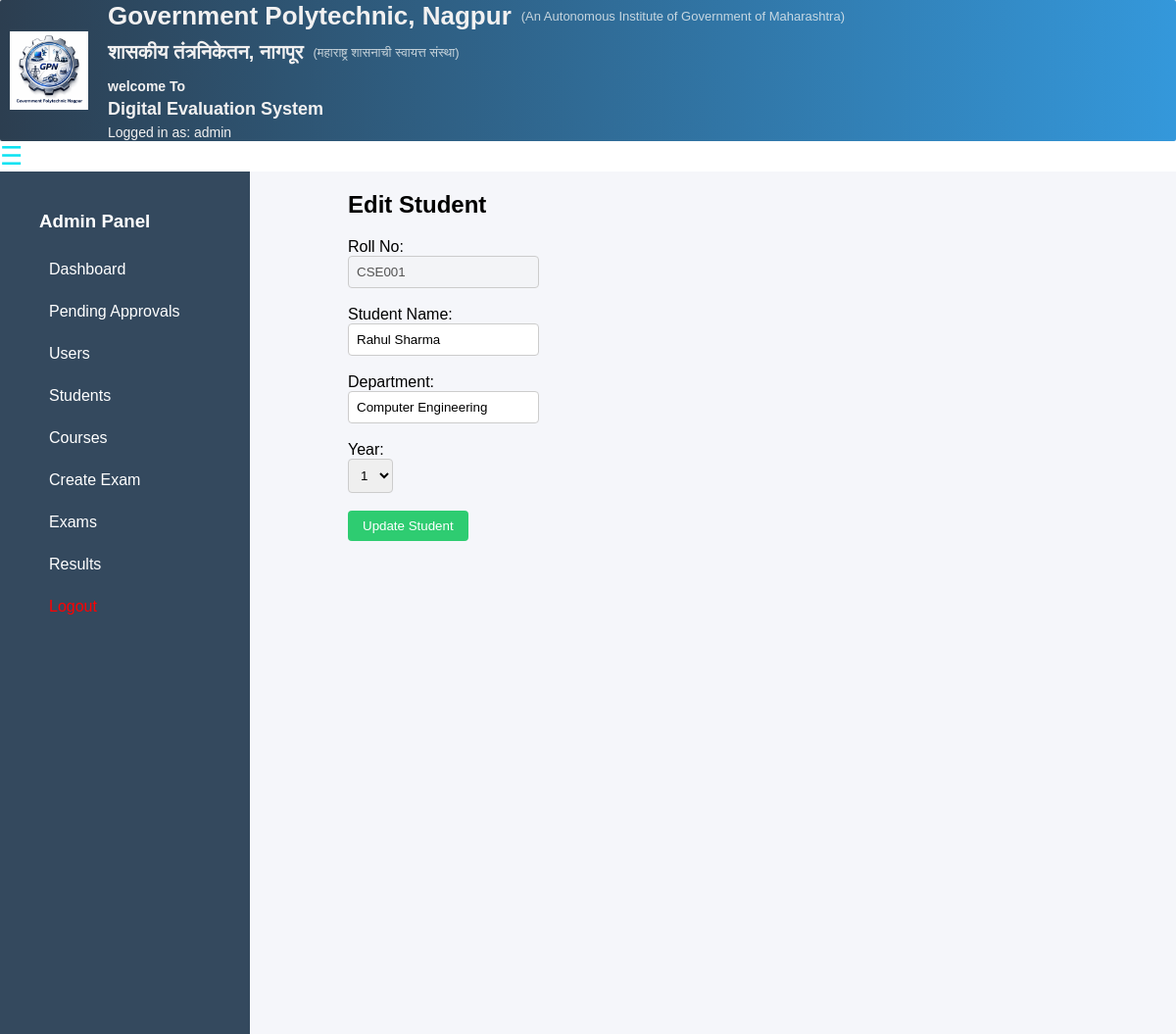
The app's page /edit_student/1 (signed in) with its own data.
### tables this page shows
CREATE TABLE students (
id INTEGER PRIMARY KEY AUTOINCREMENT,
roll_no TEXT UNIQUE,
student_name TEXT,
department TEXT,
year TEXT
);

### app.py (the view, shortened to what this page needs)
@app.route("/edit_student/<int:id>", methods=["GET","POST"])
@admin_required
def edit_student(id):
    conn = get_db_connection()
    student = conn.execute(
        "SELECT * FROM students WHERE id=?", (id,)
    ).fetchone()
    conn.close()
    return render_template("admin/edit_student.html", student=student)

### app.py (called while the page is built)
def get_db_connection():
    conn = sqlite3.connect("database.db", timeout=10, check_same_thread=False)
    conn.row_factory = sqlite3.Row
    return conn

def admin_required(f):
    @wraps(f)
    def decorated_function(*args, **kwargs):
        if session.get("role") != "admin":
            flash("Access denied")
            return redirect("/")
        return f(*args, **kwargs)
    return decorated_function

### templates/admin/edit_student.html (shortened to what this page needs)
{% extends "base.html" %}
{% block content %}
<h2>Edit Student</h2>
<form method="POST">
    Roll No: <br>
    <input type="text" value="{{ student[1] }}" disabled><br><br>
    Student Name:<br>
    <input type="text" name="student_name" value="{{ student[2] }}" required><br><br>
    Department:<br>
    <input type="text" name="department" value="{{ student[3] }}" required><br><br>
    Year:<br>
    <select name="year">
        <option value="1" {% if student[4]=='1' %}selected{% endif %}>1</option>
    </select>
    <br><br>
    <button type="submit">Update Student</button>
</form>
{% endblock %}

### templates/base.html (style rules this page uses)
select, button, input { padding: 8px; border-radius: 4px; border: 1px solid #ccc; }
body { margin: 0; font-family: Arial; }
button { background: #2ecc71; color: white; border: none; padding: 8px 15px; border-radius: 4px; cursor: pointer; }

### records on screen
students: roll_no "CSE001", student_name "Rahul Sharma", department "Computer Engineering", year "1"

### other values on screen
{{ session.get('role') }} "admin"
